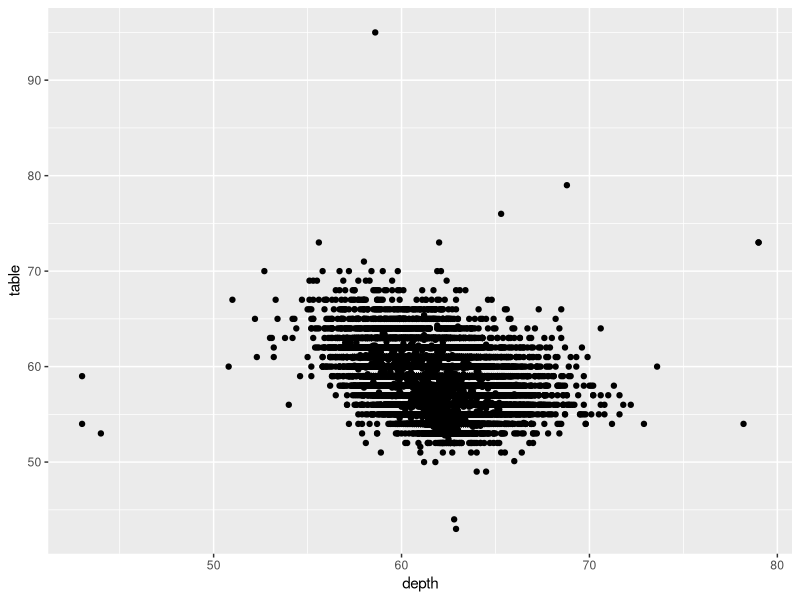
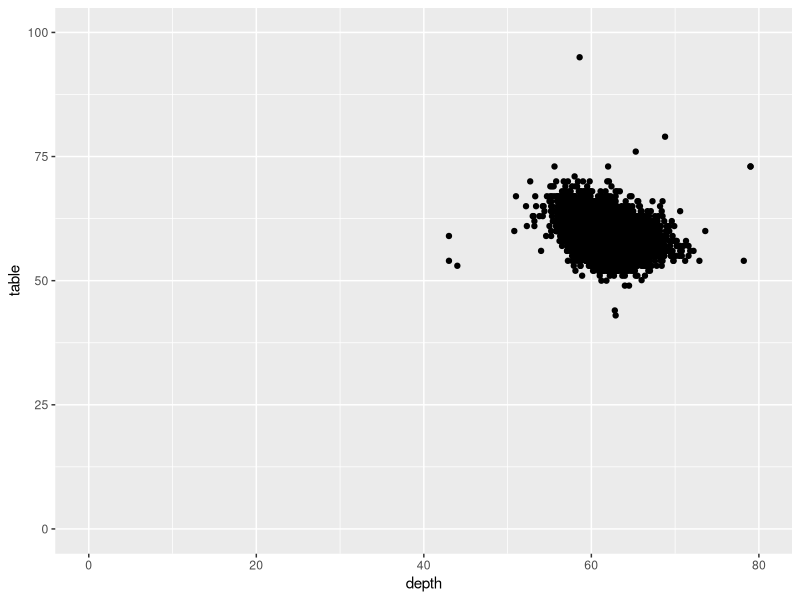
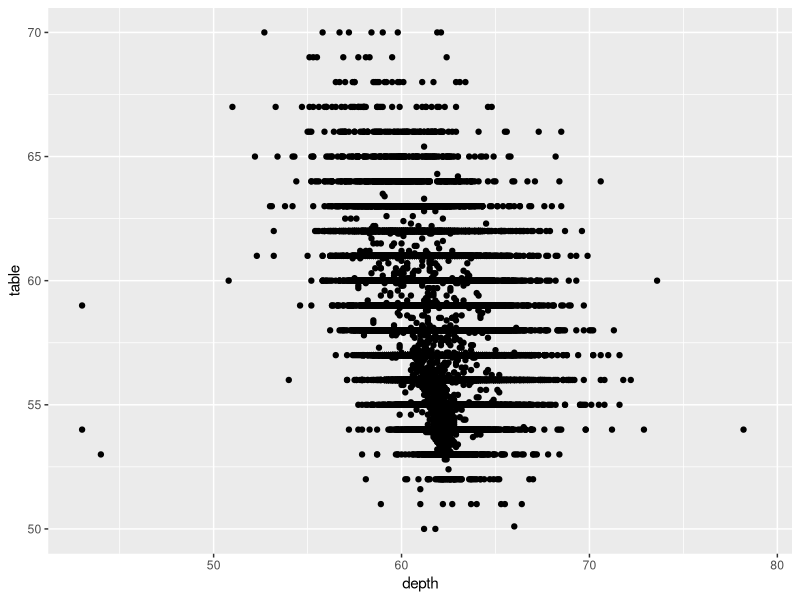
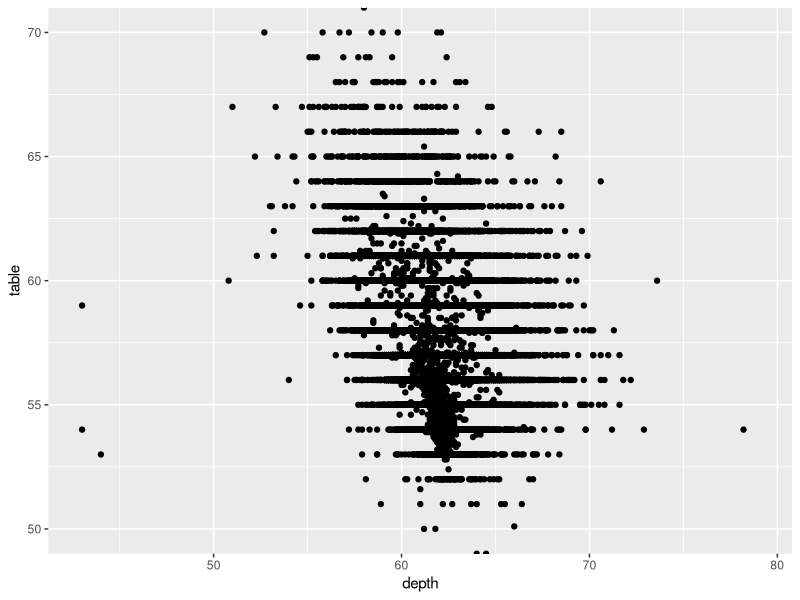
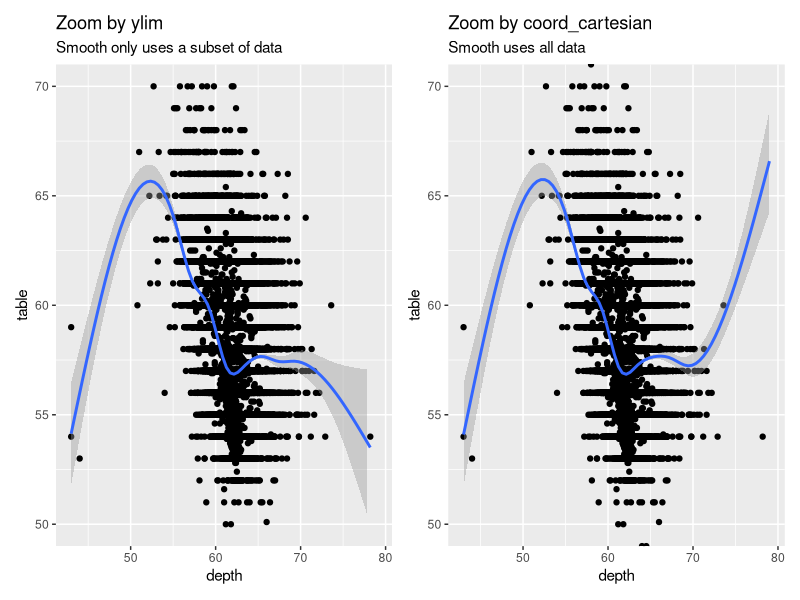
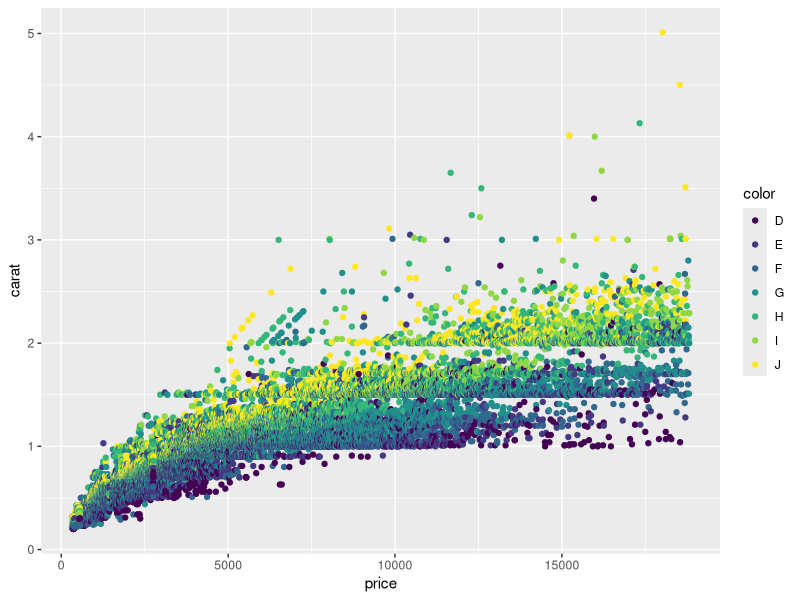
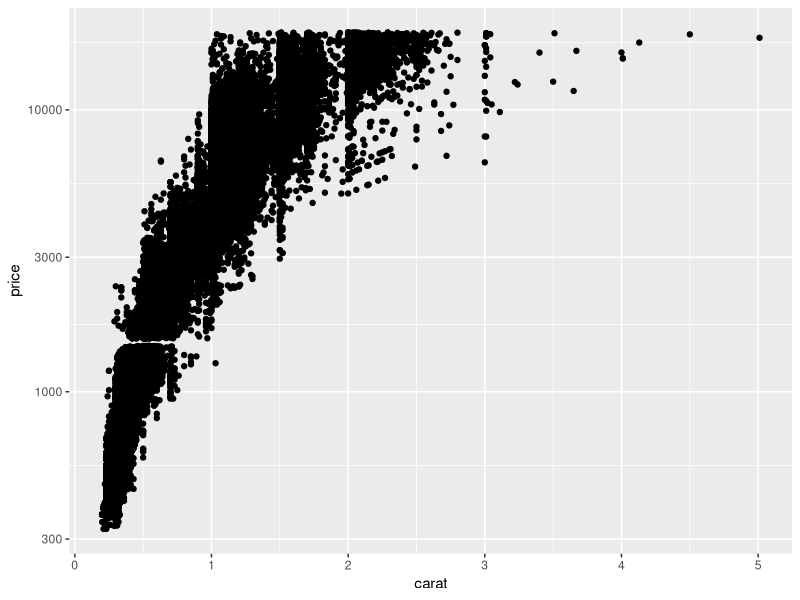
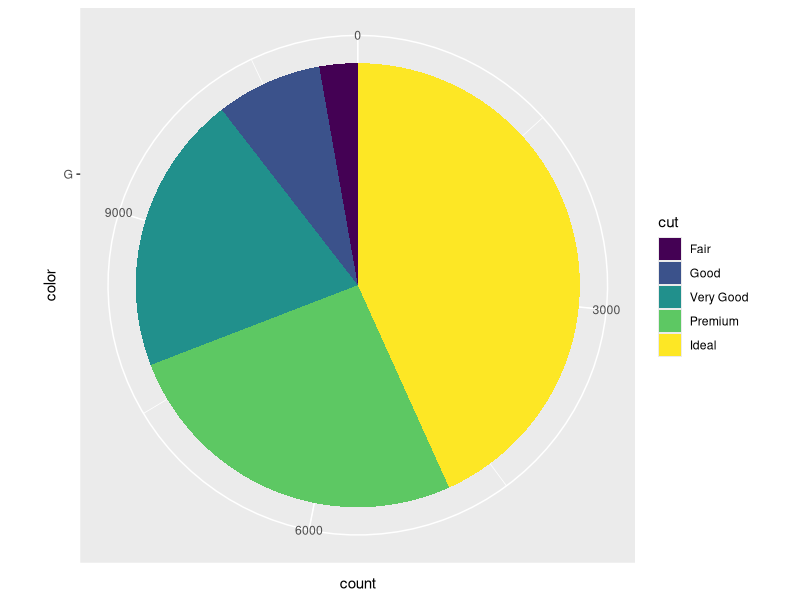

Write the R code that produced these figures, in order.
## ---- chunk 1
knitr::opts_chunk$set(echo = TRUE)
library(tidyverse)
library(patchwork)
## ---- chunk 2
diamonds %>% 
  ggplot(aes(depth, table)) +
  geom_point()
## ---- chunk 3
diamonds %>% 
  ggplot(aes(depth, table)) +
  geom_point() +
  xlim(c(0,80)) +
  ylim(c(0,100))
## ---- chunk 4
diamonds %>% 
  ggplot(aes(depth, table)) +
  geom_point() +
  ylim(c(50,70))
## ---- chunk 5
diamonds %>% 
  ggplot(aes(depth, table)) +
  geom_point() +
  coord_cartesian(ylim = c(50,70))
## ---- chunk 6
library(patchwork)
p1 <- diamonds %>% 
  ggplot(aes(depth, table)) +
  geom_point() +
  ylim(c(50,70)) +
  geom_smooth() +
  ggtitle("Zoom by ylim", subtitle = "Smooth only uses a subset of data")

p2 <- diamonds %>% 
  ggplot(aes(depth, table)) +
  geom_point() +
  coord_cartesian(ylim = c(50,70)) +
  geom_smooth() +
  ggtitle("Zoom by coord_cartesian", subtitle = "Smooth uses all data") 


print(p1 + p2)

## ---- chunk 7
ggplot(data = diamonds, mapping = aes(x = carat, y = price, colour = color)) +
  geom_point() +
  coord_flip()
## ---- chunk 8
diamonds %>% 
  ggplot(aes(carat, price)) +
  geom_point() +
  scale_y_log10()
## ---- chunk 9
diamonds %>% 
  mutate(color = as.character(color)) %>% 
  filter(color == "G") %>% 
  ggplot(aes(x = color, fill = cut)) +
  geom_bar(position = "stack") +
  coord_polar("y", start=0) 
## ---- chunk 10
ggplot(data = diamonds, mapping = aes(x = carat, y = price, colour = color)) +
  geom_point() 
## ---- chunk 11
ggplot(data = diamonds, mapping = aes(x = carat, y = price, colour = color)) +
  geom_point() +
  scale_colour_brewer() +
  theme(panel.background = element_rect(fill = "black"))
## ---- chunk 12
ggplot(data = diamonds, mapping = aes(x = carat, y = price, colour = color)) +
  geom_point() +
  scale_colour_manual(values=c('#7fc97f','#beaed4','#fdc086','#ffff99','#386cb0','#f0027f','#bf5b17'))
